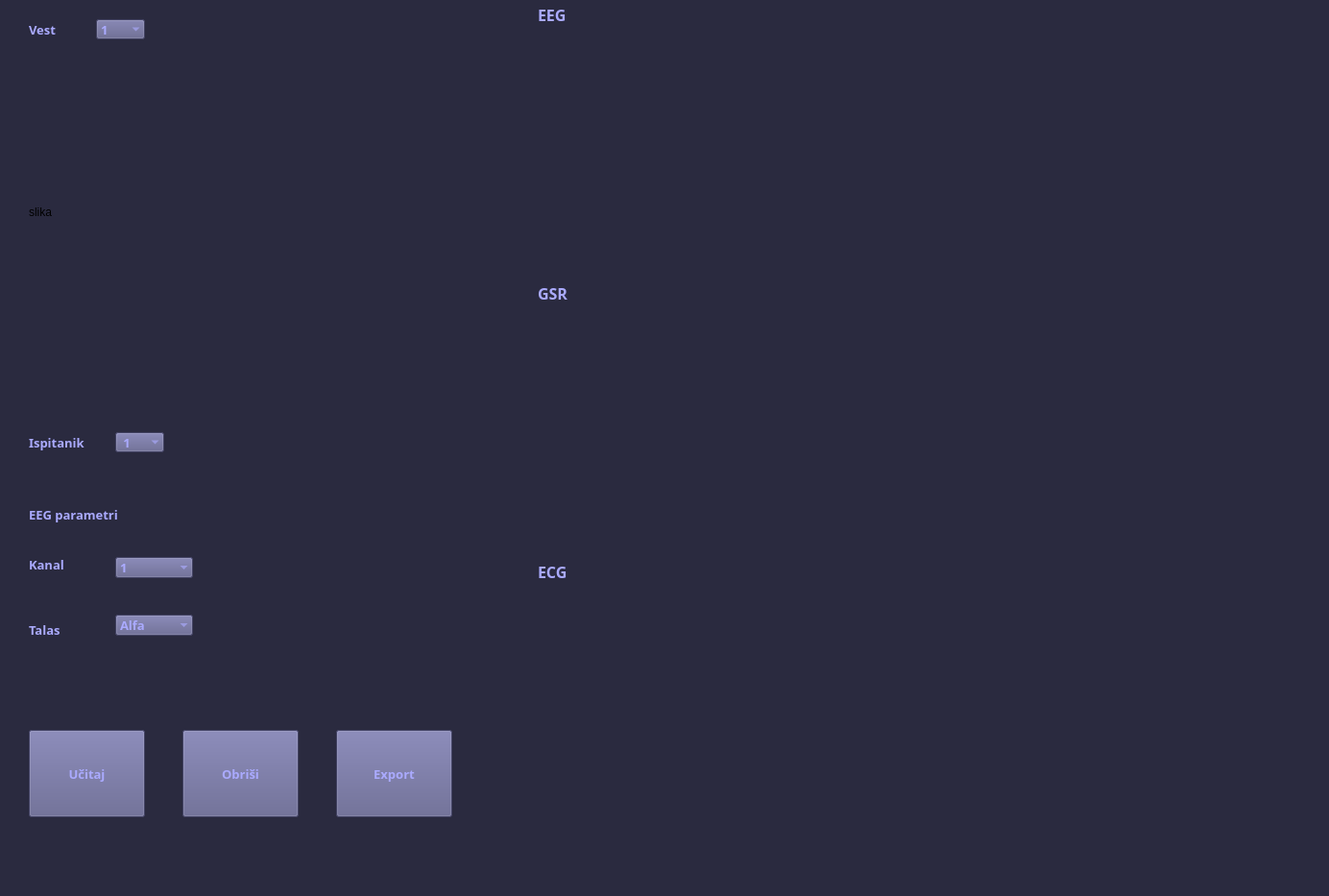
<?xml version="1.0" encoding="UTF-8"?>
<ui version="4.0">
 <class>MainWindow</class>
 <widget class="QMainWindow" name="MainWindow">
  <property name="geometry">
   <rect>
    <x>0</x>
    <y>0</y>
    <width>1384</width>
    <height>933</height>
   </rect>
  </property>
  <property name="font">
   <font>
    <family>Yu Gothic</family>
   </font>
  </property>
  <property name="windowTitle">
   <string>MainWindow</string>
  </property>
  <property name="windowOpacity">
   <double>0.000000000000000</double>
  </property>
  <property name="autoFillBackground">
   <bool>false</bool>
  </property>
  <property name="styleSheet">
   <string notr="true">background-color: rgb(42, 42, 63);</string>
  </property>
  <property name="toolButtonStyle">
   <enum>Qt::ToolButtonIconOnly</enum>
  </property>
  <property name="animated">
   <bool>true</bool>
  </property>
  <widget class="QWidget" name="centralwidget">
   <widget class="QLabel" name="vest_label">
    <property name="geometry">
     <rect>
      <x>30</x>
      <y>20</y>
      <width>61</width>
      <height>21</height>
     </rect>
    </property>
    <property name="font">
     <font>
      <family>Yu Gothic</family>
      <pointsize>10</pointsize>
      <weight>75</weight>
      <bold>true</bold>
     </font>
    </property>
    <property name="styleSheet">
     <string notr="true">color: rgb(170, 170, 255);</string>
    </property>
    <property name="text">
     <string>Vest</string>
    </property>
   </widget>
   <widget class="QComboBox" name="vest">
    <property name="geometry">
     <rect>
      <x>100</x>
      <y>20</y>
      <width>51</width>
      <height>21</height>
     </rect>
    </property>
    <property name="font">
     <font>
      <family>Yu Gothic</family>
      <pointsize>10</pointsize>
      <weight>75</weight>
      <bold>true</bold>
     </font>
    </property>
    <property name="autoFillBackground">
     <bool>false</bool>
    </property>
    <property name="styleSheet">
     <string notr="true">background-color: rgb(90, 90, 135);
background-color: rgb(91, 91, 136);
color: rgb(170, 170, 255);</string>
    </property>
    <property name="frame">
     <bool>false</bool>
    </property>
    <item>
     <property name="text">
      <string>1</string>
     </property>
    </item>
    <item>
     <property name="text">
      <string>2</string>
     </property>
    </item>
    <item>
     <property name="text">
      <string>3</string>
     </property>
    </item>
    <item>
     <property name="text">
      <string>4</string>
     </property>
    </item>
    <item>
     <property name="text">
      <string>5</string>
     </property>
    </item>
    <item>
     <property name="text">
      <string>6</string>
     </property>
    </item>
    <item>
     <property name="text">
      <string>7</string>
     </property>
    </item>
    <item>
     <property name="text">
      <string>8</string>
     </property>
    </item>
    <item>
     <property name="text">
      <string>9</string>
     </property>
    </item>
    <item>
     <property name="text">
      <string>10</string>
     </property>
    </item>
    <item>
     <property name="text">
      <string>11</string>
     </property>
    </item>
    <item>
     <property name="text">
      <string>12</string>
     </property>
    </item>
   </widget>
   <widget class="QLabel" name="slika">
    <property name="geometry">
     <rect>
      <x>30</x>
      <y>50</y>
      <width>441</width>
      <height>341</height>
     </rect>
    </property>
    <property name="styleSheet">
     <string notr="true"/>
    </property>
    <property name="text">
     <string>slika</string>
    </property>
   </widget>
   <widget class="QLabel" name="ispitanik_label">
    <property name="geometry">
     <rect>
      <x>30</x>
      <y>450</y>
      <width>111</width>
      <height>21</height>
     </rect>
    </property>
    <property name="font">
     <font>
      <family>Yu Gothic</family>
      <pointsize>10</pointsize>
      <weight>75</weight>
      <bold>true</bold>
     </font>
    </property>
    <property name="styleSheet">
     <string notr="true">color: rgb(202, 202, 202);
color: rgb(170, 170, 255);</string>
    </property>
    <property name="text">
     <string>Ispitanik</string>
    </property>
   </widget>
   <widget class="QComboBox" name="ispitanik">
    <property name="geometry">
     <rect>
      <x>120</x>
      <y>450</y>
      <width>51</width>
      <height>21</height>
     </rect>
    </property>
    <property name="palette">
     <palette>
      <active>
       <colorrole role="WindowText">
        <brush brushstyle="SolidPattern">
         <color alpha="255">
          <red>170</red>
          <green>170</green>
          <blue>255</blue>
         </color>
        </brush>
       </colorrole>
       <colorrole role="Button">
        <brush brushstyle="SolidPattern">
         <color alpha="255">
          <red>93</red>
          <green>93</green>
          <blue>139</blue>
         </color>
        </brush>
       </colorrole>
       <colorrole role="Text">
        <brush brushstyle="SolidPattern">
         <color alpha="255">
          <red>170</red>
          <green>170</green>
          <blue>255</blue>
         </color>
        </brush>
       </colorrole>
       <colorrole role="ButtonText">
        <brush brushstyle="SolidPattern">
         <color alpha="255">
          <red>170</red>
          <green>170</green>
          <blue>255</blue>
         </color>
        </brush>
       </colorrole>
       <colorrole role="Base">
        <brush brushstyle="SolidPattern">
         <color alpha="255">
          <red>93</red>
          <green>93</green>
          <blue>139</blue>
         </color>
        </brush>
       </colorrole>
       <colorrole role="Window">
        <brush brushstyle="SolidPattern">
         <color alpha="255">
          <red>93</red>
          <green>93</green>
          <blue>139</blue>
         </color>
        </brush>
       </colorrole>
       <colorrole role="Shadow">
        <brush brushstyle="SolidPattern">
         <color alpha="255">
          <red>103</red>
          <green>103</green>
          <blue>153</blue>
         </color>
        </brush>
       </colorrole>
      </active>
      <inactive>
       <colorrole role="WindowText">
        <brush brushstyle="SolidPattern">
         <color alpha="255">
          <red>170</red>
          <green>170</green>
          <blue>255</blue>
         </color>
        </brush>
       </colorrole>
       <colorrole role="Button">
        <brush brushstyle="SolidPattern">
         <color alpha="255">
          <red>93</red>
          <green>93</green>
          <blue>139</blue>
         </color>
        </brush>
       </colorrole>
       <colorrole role="Text">
        <brush brushstyle="SolidPattern">
         <color alpha="255">
          <red>170</red>
          <green>170</green>
          <blue>255</blue>
         </color>
        </brush>
       </colorrole>
       <colorrole role="ButtonText">
        <brush brushstyle="SolidPattern">
         <color alpha="255">
          <red>170</red>
          <green>170</green>
          <blue>255</blue>
         </color>
        </brush>
       </colorrole>
       <colorrole role="Base">
        <brush brushstyle="SolidPattern">
         <color alpha="255">
          <red>93</red>
          <green>93</green>
          <blue>139</blue>
         </color>
        </brush>
       </colorrole>
       <colorrole role="Window">
        <brush brushstyle="SolidPattern">
         <color alpha="255">
          <red>93</red>
          <green>93</green>
          <blue>139</blue>
         </color>
        </brush>
       </colorrole>
       <colorrole role="Shadow">
        <brush brushstyle="SolidPattern">
         <color alpha="255">
          <red>103</red>
          <green>103</green>
          <blue>153</blue>
         </color>
        </brush>
       </colorrole>
      </inactive>
      <disabled>
       <colorrole role="WindowText">
        <brush brushstyle="SolidPattern">
         <color alpha="255">
          <red>170</red>
          <green>170</green>
          <blue>255</blue>
         </color>
        </brush>
       </colorrole>
       <colorrole role="Button">
        <brush brushstyle="SolidPattern">
         <color alpha="255">
          <red>93</red>
          <green>93</green>
          <blue>139</blue>
         </color>
        </brush>
       </colorrole>
       <colorrole role="Text">
        <brush brushstyle="SolidPattern">
         <color alpha="255">
          <red>170</red>
          <green>170</green>
          <blue>255</blue>
         </color>
        </brush>
       </colorrole>
       <colorrole role="ButtonText">
        <brush brushstyle="SolidPattern">
         <color alpha="255">
          <red>170</red>
          <green>170</green>
          <blue>255</blue>
         </color>
        </brush>
       </colorrole>
       <colorrole role="Base">
        <brush brushstyle="SolidPattern">
         <color alpha="255">
          <red>93</red>
          <green>93</green>
          <blue>139</blue>
         </color>
        </brush>
       </colorrole>
       <colorrole role="Window">
        <brush brushstyle="SolidPattern">
         <color alpha="255">
          <red>93</red>
          <green>93</green>
          <blue>139</blue>
         </color>
        </brush>
       </colorrole>
       <colorrole role="Shadow">
        <brush brushstyle="SolidPattern">
         <color alpha="255">
          <red>103</red>
          <green>103</green>
          <blue>153</blue>
         </color>
        </brush>
       </colorrole>
      </disabled>
     </palette>
    </property>
    <property name="font">
     <font>
      <family>Yu Gothic</family>
      <pointsize>10</pointsize>
      <weight>75</weight>
      <bold>true</bold>
     </font>
    </property>
    <property name="styleSheet">
     <string notr="true">color: rgb(170, 170, 255);
background-color: rgb(93, 93, 139);</string>
    </property>
    <property name="frame">
     <bool>false</bool>
    </property>
    <item>
     <property name="text">
      <string> 1</string>
     </property>
    </item>
    <item>
     <property name="text">
      <string> 2</string>
     </property>
    </item>
    <item>
     <property name="text">
      <string> 3</string>
     </property>
    </item>
   </widget>
   <widget class="QPushButton" name="ucitaj">
    <property name="geometry">
     <rect>
      <x>30</x>
      <y>760</y>
      <width>121</width>
      <height>91</height>
     </rect>
    </property>
    <property name="font">
     <font>
      <family>Yu Gothic</family>
      <pointsize>10</pointsize>
      <weight>75</weight>
      <bold>true</bold>
     </font>
    </property>
    <property name="cursor">
     <cursorShape>ArrowCursor</cursorShape>
    </property>
    <property name="styleSheet">
     <string notr="true">color: rgb(170, 170, 255);
background-color: rgb(93, 93, 139);
</string>
    </property>
    <property name="text">
     <string>Učitaj</string>
    </property>
    <property name="checkable">
     <bool>false</bool>
    </property>
   </widget>
   <widget class="QPushButton" name="obrisi">
    <property name="geometry">
     <rect>
      <x>190</x>
      <y>760</y>
      <width>121</width>
      <height>91</height>
     </rect>
    </property>
    <property name="font">
     <font>
      <family>Yu Gothic</family>
      <pointsize>10</pointsize>
      <weight>75</weight>
      <bold>true</bold>
     </font>
    </property>
    <property name="mouseTracking">
     <bool>true</bool>
    </property>
    <property name="contextMenuPolicy">
     <enum>Qt::DefaultContextMenu</enum>
    </property>
    <property name="autoFillBackground">
     <bool>false</bool>
    </property>
    <property name="styleSheet">
     <string notr="true">background-color: rgb(93, 93, 139);
color: rgb(170, 170, 255);</string>
    </property>
    <property name="text">
     <string>Obriši</string>
    </property>
    <property name="autoDefault">
     <bool>false</bool>
    </property>
    <property name="default">
     <bool>false</bool>
    </property>
    <property name="flat">
     <bool>false</bool>
    </property>
   </widget>
   <widget class="QWidget" name="gsr" native="true">
    <property name="geometry">
     <rect>
      <x>560</x>
      <y>340</y>
      <width>751</width>
      <height>221</height>
     </rect>
    </property>
    <property name="cursor">
     <cursorShape>CrossCursor</cursorShape>
    </property>
   </widget>
   <widget class="QLabel" name="gsr_label">
    <property name="geometry">
     <rect>
      <x>560</x>
      <y>290</y>
      <width>61</width>
      <height>31</height>
     </rect>
    </property>
    <property name="font">
     <font>
      <family>Yu Gothic</family>
      <pointsize>12</pointsize>
      <weight>75</weight>
      <bold>true</bold>
     </font>
    </property>
    <property name="styleSheet">
     <string notr="true">color: rgb(170, 170, 255);</string>
    </property>
    <property name="text">
     <string>GSR</string>
    </property>
   </widget>
   <widget class="QLabel" name="eeg_label">
    <property name="geometry">
     <rect>
      <x>560</x>
      <y>0</y>
      <width>61</width>
      <height>31</height>
     </rect>
    </property>
    <property name="font">
     <font>
      <family>Yu Gothic</family>
      <pointsize>12</pointsize>
      <weight>75</weight>
      <bold>true</bold>
     </font>
    </property>
    <property name="styleSheet">
     <string notr="true">color: rgb(170, 170, 255);</string>
    </property>
    <property name="text">
     <string>EEG</string>
    </property>
   </widget>
   <widget class="QLabel" name="podnaslov">
    <property name="geometry">
     <rect>
      <x>30</x>
      <y>520</y>
      <width>131</width>
      <height>31</height>
     </rect>
    </property>
    <property name="font">
     <font>
      <family>Yu Gothic</family>
      <pointsize>10</pointsize>
      <weight>75</weight>
      <bold>true</bold>
     </font>
    </property>
    <property name="styleSheet">
     <string notr="true">color: rgb(170, 170, 255);</string>
    </property>
    <property name="text">
     <string>EEG parametri</string>
    </property>
   </widget>
   <widget class="QLabel" name="kanal_label">
    <property name="geometry">
     <rect>
      <x>30</x>
      <y>580</y>
      <width>55</width>
      <height>16</height>
     </rect>
    </property>
    <property name="font">
     <font>
      <family>Yu Gothic</family>
      <pointsize>10</pointsize>
      <weight>75</weight>
      <bold>true</bold>
     </font>
    </property>
    <property name="styleSheet">
     <string notr="true">color: rgb(170, 170, 255);</string>
    </property>
    <property name="text">
     <string>Kanal</string>
    </property>
   </widget>
   <widget class="QLabel" name="talas_label">
    <property name="geometry">
     <rect>
      <x>30</x>
      <y>640</y>
      <width>51</width>
      <height>31</height>
     </rect>
    </property>
    <property name="font">
     <font>
      <family>Yu Gothic</family>
      <pointsize>10</pointsize>
      <weight>75</weight>
      <bold>true</bold>
     </font>
    </property>
    <property name="styleSheet">
     <string notr="true">color: rgb(170, 170, 255);</string>
    </property>
    <property name="text">
     <string>Talas</string>
    </property>
   </widget>
   <widget class="QComboBox" name="kanal">
    <property name="geometry">
     <rect>
      <x>120</x>
      <y>580</y>
      <width>81</width>
      <height>22</height>
     </rect>
    </property>
    <property name="font">
     <font>
      <family>Yu Gothic</family>
      <pointsize>10</pointsize>
      <weight>75</weight>
      <bold>true</bold>
     </font>
    </property>
    <property name="styleSheet">
     <string notr="true">background-color: rgb(93, 93, 139);
color: rgb(170, 170, 255);</string>
    </property>
    <property name="frame">
     <bool>false</bool>
    </property>
    <item>
     <property name="text">
      <string>1</string>
     </property>
    </item>
    <item>
     <property name="text">
      <string>2</string>
     </property>
    </item>
    <item>
     <property name="text">
      <string>3</string>
     </property>
    </item>
    <item>
     <property name="text">
      <string>4</string>
     </property>
    </item>
    <item>
     <property name="text">
      <string>5</string>
     </property>
    </item>
    <item>
     <property name="text">
      <string>6</string>
     </property>
    </item>
    <item>
     <property name="text">
      <string>7</string>
     </property>
    </item>
    <item>
     <property name="text">
      <string>8</string>
     </property>
    </item>
    <item>
     <property name="text">
      <string>9</string>
     </property>
    </item>
    <item>
     <property name="text">
      <string>10</string>
     </property>
    </item>
    <item>
     <property name="text">
      <string>11</string>
     </property>
    </item>
    <item>
     <property name="text">
      <string>12</string>
     </property>
    </item>
    <item>
     <property name="text">
      <string>13</string>
     </property>
    </item>
    <item>
     <property name="text">
      <string>14</string>
     </property>
    </item>
    <item>
     <property name="text">
      <string>15</string>
     </property>
    </item>
    <item>
     <property name="text">
      <string>16</string>
     </property>
    </item>
    <item>
     <property name="text">
      <string>17</string>
     </property>
    </item>
    <item>
     <property name="text">
      <string>18</string>
     </property>
    </item>
    <item>
     <property name="text">
      <string>19</string>
     </property>
    </item>
    <item>
     <property name="text">
      <string>21</string>
     </property>
    </item>
    <item>
     <property name="text">
      <string>22</string>
     </property>
    </item>
    <item>
     <property name="text">
      <string>23</string>
     </property>
    </item>
    <item>
     <property name="text">
      <string>24</string>
     </property>
    </item>
   </widget>
   <widget class="QComboBox" name="talas">
    <property name="geometry">
     <rect>
      <x>120</x>
      <y>640</y>
      <width>81</width>
      <height>22</height>
     </rect>
    </property>
    <property name="font">
     <font>
      <family>Yu Gothic</family>
      <pointsize>10</pointsize>
      <weight>75</weight>
      <bold>true</bold>
     </font>
    </property>
    <property name="styleSheet">
     <string notr="true">color: rgb(170, 170, 255);
background-color: rgb(93, 93, 139);</string>
    </property>
    <property name="frame">
     <bool>false</bool>
    </property>
    <item>
     <property name="text">
      <string>Alfa</string>
     </property>
    </item>
    <item>
     <property name="text">
      <string>Beta</string>
     </property>
    </item>
    <item>
     <property name="text">
      <string>Gama</string>
     </property>
    </item>
    <item>
     <property name="text">
      <string>Delta</string>
     </property>
    </item>
    <item>
     <property name="text">
      <string>Teta</string>
     </property>
    </item>
   </widget>
   <widget class="QWidget" name="eeg" native="true">
    <property name="geometry">
     <rect>
      <x>560</x>
      <y>50</y>
      <width>751</width>
      <height>221</height>
     </rect>
    </property>
    <property name="cursor">
     <cursorShape>CrossCursor</cursorShape>
    </property>
   </widget>
   <widget class="QWidget" name="ecg" native="true">
    <property name="geometry">
     <rect>
      <x>560</x>
      <y>630</y>
      <width>751</width>
      <height>221</height>
     </rect>
    </property>
    <property name="cursor">
     <cursorShape>CrossCursor</cursorShape>
    </property>
   </widget>
   <widget class="QLabel" name="ecg_label">
    <property name="geometry">
     <rect>
      <x>560</x>
      <y>580</y>
      <width>61</width>
      <height>31</height>
     </rect>
    </property>
    <property name="font">
     <font>
      <family>Yu Gothic</family>
      <pointsize>12</pointsize>
      <weight>75</weight>
      <bold>true</bold>
     </font>
    </property>
    <property name="styleSheet">
     <string notr="true">color: rgb(170, 170, 255);</string>
    </property>
    <property name="text">
     <string>ECG</string>
    </property>
   </widget>
   <widget class="QPushButton" name="eksport">
    <property name="geometry">
     <rect>
      <x>350</x>
      <y>760</y>
      <width>121</width>
      <height>91</height>
     </rect>
    </property>
    <property name="font">
     <font>
      <family>Yu Gothic</family>
      <pointsize>10</pointsize>
      <weight>75</weight>
      <bold>true</bold>
     </font>
    </property>
    <property name="mouseTracking">
     <bool>true</bool>
    </property>
    <property name="contextMenuPolicy">
     <enum>Qt::DefaultContextMenu</enum>
    </property>
    <property name="autoFillBackground">
     <bool>false</bool>
    </property>
    <property name="styleSheet">
     <string notr="true">background-color: rgb(93, 93, 139);
color: rgb(170, 170, 255);</string>
    </property>
    <property name="text">
     <string>Export</string>
    </property>
    <property name="autoDefault">
     <bool>false</bool>
    </property>
    <property name="default">
     <bool>false</bool>
    </property>
    <property name="flat">
     <bool>false</bool>
    </property>
   </widget>
  </widget>
  <widget class="QMenuBar" name="menubar">
   <property name="geometry">
    <rect>
     <x>0</x>
     <y>0</y>
     <width>1384</width>
     <height>26</height>
    </rect>
   </property>
  </widget>
  <widget class="QStatusBar" name="statusbar"/>
 </widget>
 <resources/>
 <connections/>
</ui>
